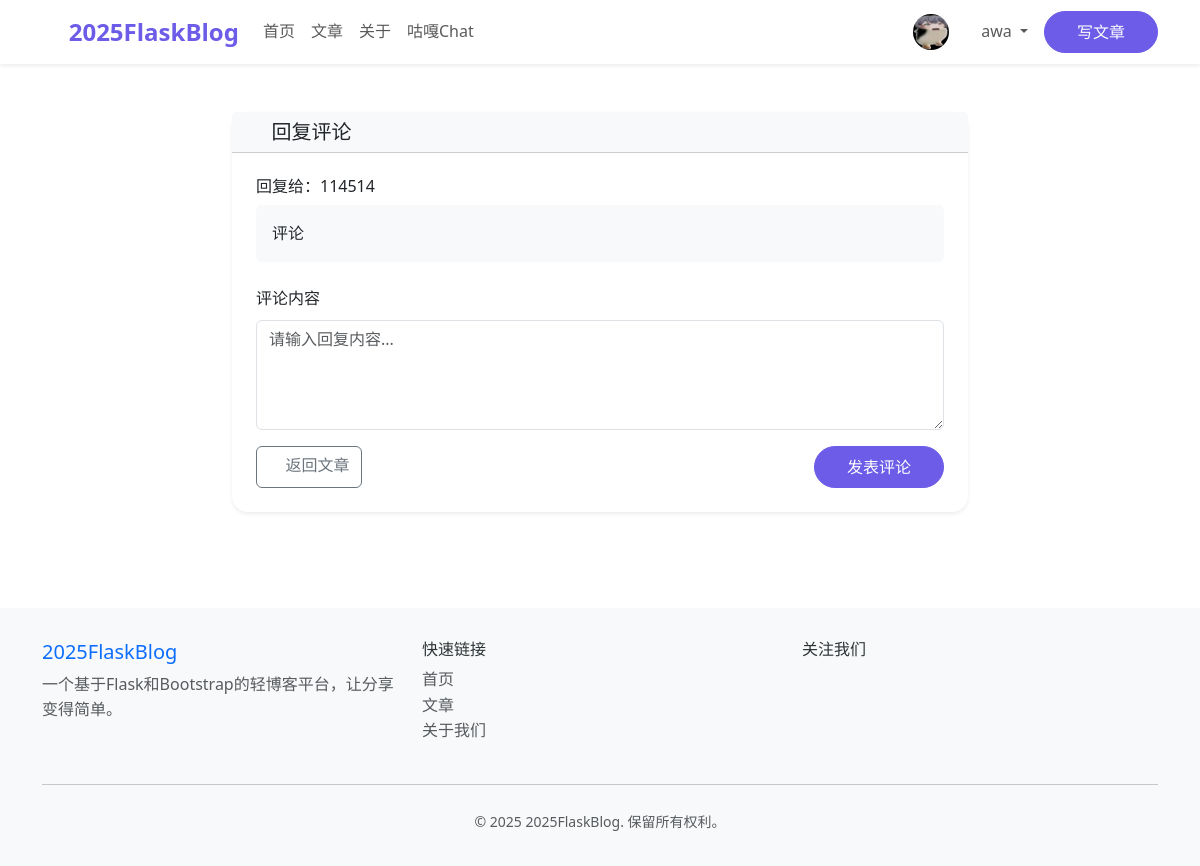
The app's page /comment/1/reply (signed in) with its own data.
### app/models.py (models this page shows, shortened)
class User(UserMixin, db.Model):
    __tablename__ = 'users'
    id = db.Column(db.Integer, primary_key=True)
    username = db.Column(db.String(80), unique=True, nullable=False, index=True)
    email = db.Column(db.String(120), unique=True, nullable=False, index=True)
    password_hash = db.Column(db.String(255), nullable=False)
    first_name = db.Column(db.String(50), nullable=True)
    last_name = db.Column(db.String(50), nullable=True)
    bio = db.Column(db.Text, nullable=True)
    avatar_url = db.Column(db.String(255), nullable=True)
    is_active = db.Column(db.Boolean, default=True)
    is_admin = db.Column(db.Boolean, default=False)
    created_at = db.Column(db.DateTime, default=lambda: datetime.now(timezone.utc))
    updated_at = db.Column(db.DateTime, default=lambda: datetime.now(timezone.utc), onupdate=lambda: datetime.now(timezone.utc))
    last_login = db.Column(db.DateTime, nullable=True)
    posts = db.relationship('Post', backref='author', lazy='dynamic', cascade='all, delete-orphan')
    comments = db.relationship('Comment', backref='author', lazy='dynamic', cascade='all, delete-orphan')
    likes = db.relationship('Like', backref='author', lazy='dynamic', cascade='all, delete-orphan')

class Comment(db.Model):
    __tablename__ = 'comments'
    id = db.Column(db.Integer, primary_key=True)
    content = db.Column(db.Text, nullable=False)
    created_at = db.Column(db.DateTime, default=lambda: datetime.now(timezone.utc))
    updated_at = db.Column(db.DateTime, default=lambda: datetime.now(timezone.utc), onupdate=lambda: datetime.now(timezone.utc))
    author_id = db.Column(db.Integer, db.ForeignKey('users.id'), nullable=False)
    post_id = db.Column(db.Integer, db.ForeignKey('posts.id'), nullable=False)
    parent_id = db.Column(db.Integer, db.ForeignKey('comments.id'), nullable=True)
    is_reply = db.Column(db.Boolean, default=False)
    is_approved = db.Column(db.Boolean, default=True)  # 是否审核通过
    is_deleted = db.Column(db.Boolean, default=False)  # 是否删除
    replies = db.relationship('Comment', backref=db.backref('parent', remote_side=[id]), lazy='dynamic', cascade='all, delete-orphan')

### app/routes.py (the view)
@main_bp.route('/comment/<int:comment_id>/reply', methods=['GET'])
@login_required
def reply_comment(comment_id):
    comment = Comment.query.get_or_404(comment_id)
    form = CommentForm()
    form.parent_id.data = comment.id
    return render_template('comment/reply.html', form=form, comment=comment, post=comment.post)

### app/forms.py
class CommentForm(FlaskForm):
    content = TextAreaField('评论内容', validators=[
        DataRequired(message='评论内容不能为空'),
        Length(min=1, max=1000, message='评论内容长度必须在1-1000字符之间')
    ])
    parent_id = HiddenField('父评论ID')  # 用于回复功能
    submit = SubmitField('发表评论')

### app.py (called while the page is built)
@app.context_processor
def inject_user():
    return dict(current_user=current_user)

### app/__init__.py (called while the page is built)
def create_app(config_class=Config):
    app = Flask(__name__)
    app.config.from_object(config_class)
    db.init_app(app)
    login_manager.init_app(app)
    migrate.init_app(app, db)
    bcrypt.init_app(app)
    login_manager.login_view = 'main.login'
    login_manager.login_message = '请先登录才能访问此页面。'
    login_manager.login_message_category = 'info'
    @login_manager.user_loader
    def load_user(user_id):
        from app.models import User
        return User.query.get(int(user_id))
    from app.routes import main_bp
    from app.guga_chat import guga_chat_bp
    app.register_blueprint(main_bp)
    app.register_blueprint(guga_chat_bp)
    @app.template_filter('nl2br')
    def nl2br_filter(text):
        """将换行符转换为HTML的<br>标签"""
        if text is None:
            return ''
        return text.replace('\n', '<br>')
    return app

### app/templates/comment/reply.html (shortened to what this page needs)
{% extends "base.html" %}
{% block content %}
<div class="container py-5">
    <div class="row justify-content-center">
        <div class="col-lg-8">
            <div class="card shadow-sm border-0 rounded-4">
                <div class="card-header bg-light">
                    <h5 class="mb-0"><i class="fas fa-reply me-2"></i>回复评论</h5>
                </div>
                <div class="card-body p-4">
                    <div class="mb-4">
                        <h6>回复给：{{ comment.author.username }}</h6>
                        <div class="bg-light p-3 rounded">
                            {{ comment.content }}
                        </div>
                    </div>
                    <form method="POST" action="{{ url_for('main.add_comment', post_id=post.id) }}">
                        <div class="mb-3">
                            {{ form.content.label(class="form-label") }}
                            {{ form.content(class="form-control", rows="4", placeholder="请输入回复内容...") }}
                        </div>
                        <div class="d-flex justify-content-between">
                            <a href="{{ url_for('main.post_detail', post_id=post.id) }}" class="btn btn-outline-secondary">
                                <i class="fas fa-arrow-left me-1"></i>返回文章
                            </a>
                            {{ form.submit(class="btn btn-primary") }}
                        </div>
                    </form>
                </div>
            </div>
        </div>
    </div>
</div>
{% endblock %}

### app/templates/base.html (shortened to what this page needs)
<!DOCTYPE html>
<html lang="zh-CN">
<head>
    <link href="{{ url_for('static', filename='css/bootstrap.min.css') }}" rel="stylesheet">
</head>
<body>
    <nav class="navbar navbar-expand-lg navbar-light bg-white shadow-sm sticky-top">
        <div class="container">
            <a class="navbar-brand" href="{{ url_for('main.index') }}">
                <i class="fas fa-blog me-2"></i>2025FlaskBlog
            </a>
            <div class="collapse navbar-collapse" id="navbarNav">
                <ul class="navbar-nav me-auto">
                    <li class="nav-item">
                        <a class="nav-link" href="{{ url_for('main.index') }}">首页</a>
                    </li>
                    <li class="nav-item">
                        <a class="nav-link" href="{{ url_for('main.post_list') }}">文章</a>
                    </li>
                    <li class="nav-item">
                        <a class="nav-link" href="{{ url_for('main.about') }}">关于</a>
                    </li>
                    <li class="nav-item">
                        <a class="nav-link" href="{{ url_for('main.guga') }}">咕嘎Chat</a>
                </ul>
                <ul class="navbar-nav">
                    {% if current_user.is_authenticated %}
                        <li class="nav-item d-flex align-items-center">
                            <a href="{{ url_for('main.user_profile', user_id=current_user.id) }}" class="nav-link p-0 me-2">
                                <img src="{{ current_user.avatar_url or url_for('static', filename='img/default_avatar.png') }}" alt="头像" class="rounded-circle" width="36" height="36" style="object-fit:cover;">
                            </a>
                        </li>
                        <li class="nav-item dropdown">
                            <a class="nav-link dropdown-toggle" href="#" id="navbarDropdown" role="button" data-bs-toggle="dropdown">
                                <i class="fas fa-user me-1"></i>{{ current_user.username }}
                            </a>
                        </li>
                        <li class="nav-item">
                            <a class="btn btn-primary ms-2" href="{{ url_for('main.create_post') }}">写文章</a>
                        </li>
                    {% endif %}
                </ul>
            </div>
        </div>
    </nav>
    <main>
        {% block content %}{% endblock %}
    </main>
    <footer class="footer">
        <div class="container">
            <div class="row">
                <div class="col-md-4">
                    <h5 class="text-primary">2025FlaskBlog</h5>
                    <p class="text-muted">一个基于Flask和Bootstrap的轻博客平台，让分享变得简单。</p>
                </div>
                <div class="col-md-4">
                    <h6>快速链接</h6>
                    <ul class="list-unstyled">
                        <li><a href="{{ url_for('main.index') }}" class="text-muted text-decoration-none">首页</a></li>
                        <li><a href="{{ url_for('main.post_list') }}" class="text-muted text-decoration-none">文章</a></li>
                        <li><a href="{{ url_for('main.about') }}" class="text-muted text-decoration-none">关于我们</a></li>
                    </ul>
                </div>
                <div class="col-md-4">
                    <h6>关注我们</h6>
                    <div class="d-flex gap-3">
                        <a href="#" class="text-muted"><i class="fab fa-github fa-lg"></i></a>
                        <a href="#" class="text-muted"><i class="fab fa-twitter fa-lg"></i></a>
                        <a href="#" class="text-muted"><i class="fab fa-linkedin fa-lg"></i></a>
                    </div>
                </div>
            </div>
            <hr class="my-4">
            <div class="text-center text-muted">
                <small>&copy; 2025 2025FlaskBlog. 保留所有权利。</small>
            </div>
        </div>
    </footer>
    <link rel="stylesheet" href="{{ url_for('static', filename='css/all.min.css') }}">
</body>
</html>

### records on screen
User: username "awa"
User: author.username "114514"
Comment: content "评论"
